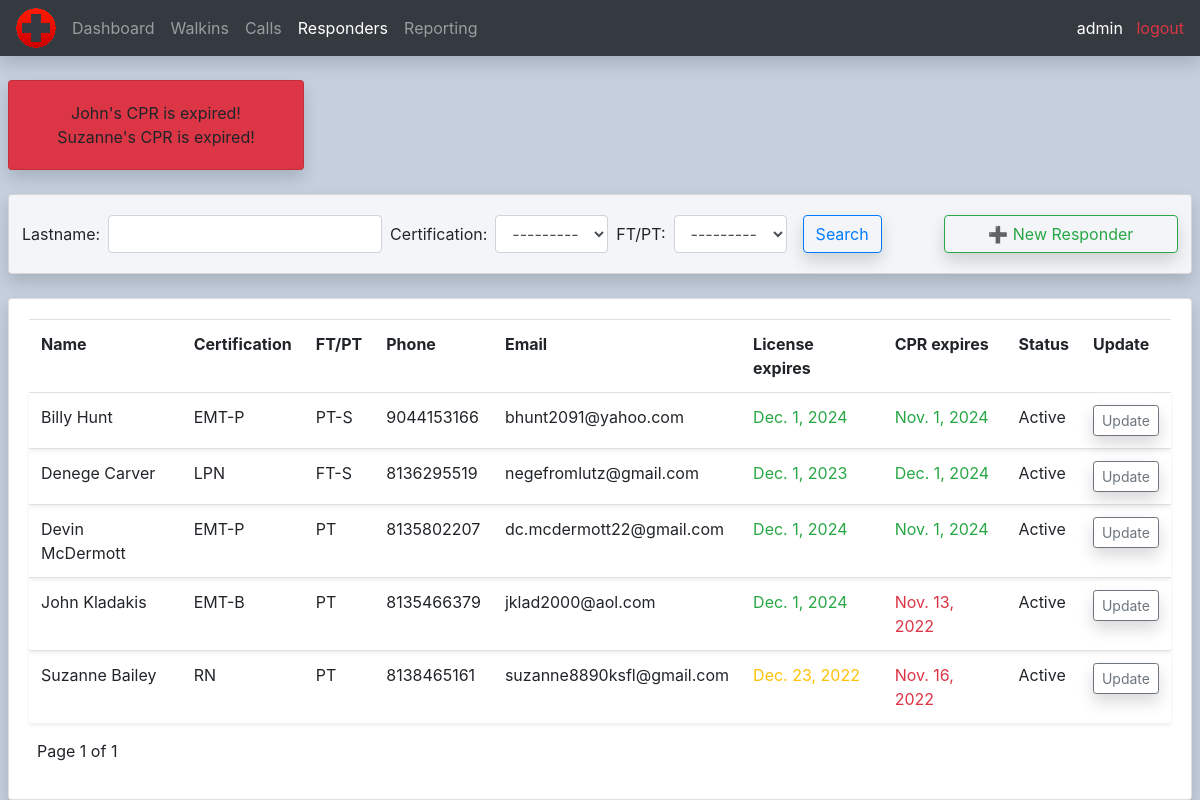
Screenshot of /responders/ (signed in) with the database file from the repository.
### calls/models.py (models this page shows, shortened)
class Responder(models.Model):
    CERTIFICATIONS = (
        ('EMT-B', 'EMT-B'),
        ('EMT-P', 'EMT-P'),
        ('LPN', 'LPN'),
        ('RN', 'RN')
    )
    STATUS = (
        ('PT', 'PT'),
        ('PT-S', 'PT-S'),
        ('FT-S', 'FT-S')
    )
    firstname = models.CharField(max_length=200, null=True)
    lastname = models.CharField(max_length=200, null=True)
    certification = models.CharField(max_length=200, null=True, choices=CERTIFICATIONS)
    status = models.CharField(max_length=200, null=True, choices=STATUS)
    phone = models.CharField(max_length=200, null=True)
    email = models.EmailField(null=True)
    license_scan = models.ImageField(null=True, blank=True)
    license_expiration = models.DateField(null=True, blank=True)
    cpr_scan = models.ImageField(null=True, blank=True)
    cpr_expiration = models.DateField(null=True, blank=True)
    active = models.BooleanField(default=True, null=True)

### calls/decorators.py (the view)
        def wrapper_func(request, *args, **kwargs):
            group = None
            if request.user.groups.exists():
                group = request.user.groups.all()[0].name
            if group in allowed_roles:
                return view_func(request, *args, **kwargs)
            else:
                return HttpResponse('You are not authorized to view this page')

### calls/templates/calls/all_responders.html (shortened to what this page needs)
{%  extends 'calls/main.html' %}
{% block content %}
<br>
<div class="row">
	<div class="col-md ml-2 mr-2">
		{% if expired_cprs %}
		<div class="card card-body bg-danger w-25 shadow">
			{% for name in expired_cprs%}
				<div class="row ml-auto mr-auto">
					{{ name }}'s CPR is expired!
				</div>
			{% endfor %}
		</div>
		<br>
		{% endif %}
		<div class="card card-body gray shadow">
			<div class="row">
				<form method="get" class="form-inline ml-2">
					{{ responderFilter.form }}
					<button class="btn btn-outline-primary ml-2 shadow" type="submit">Search</button>
				</form>
				<a class="btn btn-outline-success btn-block ml-auto mr-2 shadow" id="new_responder_btn" href="{% url 'new_responder' %}">➕ New Responder</a>
			</div>
		</div>
		<br>
		<div class="card card-body shadow">
			<table class="table">
				<tr>
					<th>Name</th>
					<th>Certification</th>
					<th>FT/PT</th>
					<th>Phone</th>
					<th>Email</th>
					<th>License expires</th>
					<th>CPR expires</th>
					<th>Status</th>
					<th>Update</th>
				</tr>
				{% for responder in responders %}
					<tr class="shadow-sm">
						<td>{{ responder.firstname }} {{ responder.lastname }}</td>
						<td>{{ responder.certification }}</td>
						<td>{{ responder.status }}</td>
						<td>{{ responder.phone }}</td>
						<td>{{ responder.email }}</td>
						<td class="text-success {% if responder.license_expiration <= today %}text-danger{% elif responder.license_expiration < time_threshold %}text-warning{% endif %}">{{ responder.license_expiration }}</td>
						<td class="text-success {% if responder.cpr_expiration <= today %}text-danger{% elif responder.cpr_expiration < time_threshold %}text-warning{% endif %}">{{ responder.cpr_expiration }}</td>
						{% if responder.active == True %}
							<td>Active</td>
						{% endif %}
						<td><a method="POST" class="btn btn-sm btn-outline-secondary shadow" id="on_scene_btn" href="{% url 'update_responder' responder.id %}">Update</a></td>
					</tr>
				{% endfor %}
			</table>
			<div class="row ml-2">
				<p>Page {{ page_obj.number }} of {{ page_obj.paginator.num_pages}}</p>
			</div>
		</div>
	</div>
</div>
{% endblock content %}

### calls/templates/calls/navbar.html (shortened to what this page needs)
{% load static %}
<nav class="navbar navbar-expand-lg navbar-dark bg-dark shadow">
  <img src="{% static 'images/logo.png' %}" id="logo" class="mr-2">
  <div class="collapse navbar-collapse" id="navbarNav">
    {% with url_name=request.resolver_match.url_name %}
    <ul class="navbar-nav">
      <li class="nav-item {% if url_name == 'home' %}active{% endif%}">
        <a class="nav-link" href="{% url 'home' %}">Dashboard</a>
      </li>
      <li class="nav-item {% if url_name == 'all_walkins' %}active{% endif%}">
        <a class="nav-link" href="{% url 'all_walkins' %}">Walkins</a>
      </li>
      <li class="nav-item {% if url_name == 'all_calls' %}active{% endif%}">
        <a class="nav-link" href="{% url 'all_calls' %}">Calls</a>
      </li>
      <li class="nav-item {% if url_name == 'all_responders' %}active{% endif%}">
        <a class="nav-link" href="{% url 'all_responders' %}">Responders</a>
      </li>
      <li class="nav-item {% if url_name == 'reporting' %}active{% endif%}">
        <a class="nav-link" href="{% url 'reporting' %}">Reporting</a>
      </li>
    </ul>
    {% endwith %}
  </div>
  <div>
    <span><a class="text-white">{{ request.user }}</a></span>
    <span><a class="text-danger" href="{% url 'logout' %}">&nbsp logout</a></span>
  </div>
</nav>

### static/css/main.css (style rules this page uses)
body { background-color: #c5cfde; }
#new_responder_btn { width: 20%; }
.gray { background-color: #f4f5f8; }

### rows the page displays
Responder: expired_cprs "John", firstname "John", lastname "Kladakis", certification "EMT-B", status "PT", phone "8135466379", email "jklad2000@aol.com", license_expiration "Dec. 1, 2024", cpr_expiration "Nov. 13, 2022", active "Active"
Responder: expired_cprs "Suzanne", firstname "Suzanne", lastname "Bailey", certification "RN", status "PT", phone "8138465161", email "suzanne8890ksfl@gmail.com", license_expiration "Dec. 23, 2022", cpr_expiration "Nov. 16, 2022", active "Active"
Responder: firstname "Billy", lastname "Hunt", certification "EMT-P", status "PT-S", phone "9044153166", email "bhunt2091@yahoo.com", license_expiration "Dec. 1, 2024", cpr_expiration "Nov. 1, 2024", active "Active"
Responder: firstname "Denege", lastname "Carver", certification "LPN", status "FT-S", phone "8136295519", email "negefromlutz@gmail.com", license_expiration "Dec. 1, 2023", cpr_expiration "Dec. 1, 2024", active "Active"
Responder: firstname "Devin", lastname "McDermott", certification "EMT-P", status "PT", phone "8135802207", email "dc.mcdermott22@gmail.com", license_expiration "Dec. 1, 2024", cpr_expiration "Nov. 1, 2024", active "Active"

### other values shown
{{ request.user }} "admin"
{{ page_obj.number }} "1"
{{ page_obj.paginator.num_pages }} "1"
